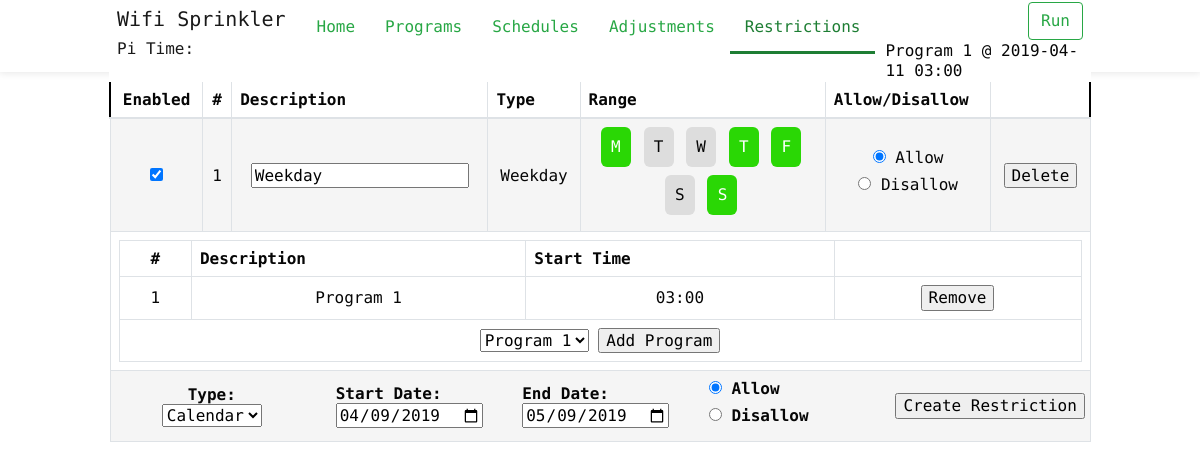
/restrictions, run on an earlier commit of the app's database.
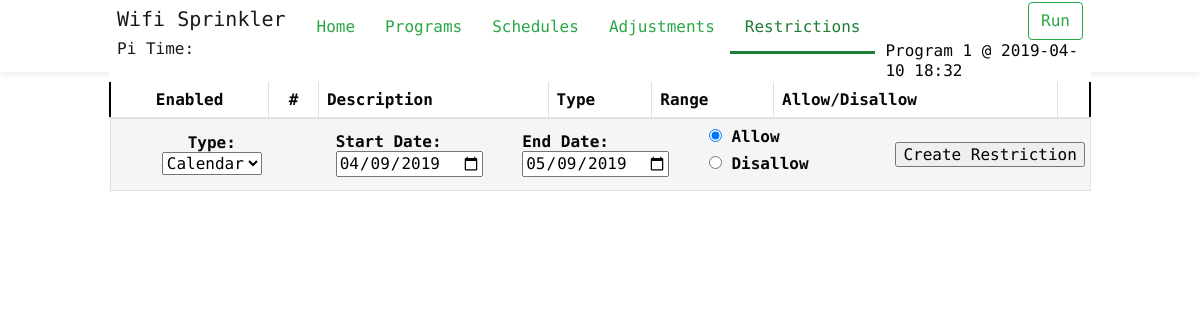
And on a later commit of the database.
### main.py (models this page shows)
class Restriction(db.Model):
	__tablename__ = 'Restriction'
	restriction_id = db.Column(db.Integer, primary_key=True)
	restriction_type = db.Column(db.String(20), unique=False, nullable=False)
	restriction_value = db.Column(db.String(20), unique=False, nullable=True)
	description = db.Column(db.String(120), unique=False, nullable=False)
	start_date = db.Column(db.DateTime, unique=False, nullable=True, default=datetime.now)
	end_date = db.Column(db.DateTime, unique=False, nullable=True, default=datetime.now)
	start_range = db.Column(db.Float, unique=False, nullable=True)
	end_range = db.Column(db.Float, unique=False, nullable=True)
	allow_disallow_indicator = db.Column(db.Boolean)
	enabled = db.Column(db.Boolean)
	program_restriction = db.relationship('Program_Restriction', backref='restriction', cascade="all, delete-orphan")

class Program_Restriction(db.Model):
	__tablename__ = 'Program_Restriction'
	__table_args__ = (
		PrimaryKeyConstraint('program_id', 'restriction_id'),
	)
	program_id = db.Column(db.Integer, db.ForeignKey("Program.program_id"), primary_key=True)
	restriction_id = db.Column(db.Integer, db.ForeignKey("Restriction.restriction_id"), primary_key=True)

class Program(db.Model):
	__tablename__ = 'Program'
	program_id = db.Column(db.Integer, primary_key=True)
	description = db.Column(db.String(120), unique=False, nullable=True)
	enabled = db.Column(db.Boolean)
	program_zones = db.relationship('Program_Zones', backref='program', cascade="all, delete-orphan")
	program_run = db.relationship('Program_Run', backref='program', cascade="all, delete-orphan")
	program_schedule = db.relationship('Program_Schedule', backref='program', cascade="all, delete-orphan")
	program_adjustment = db.relationship('Program_Adjustment', backref='program', cascade="all, delete-orphan")
	program_restriction = db.relationship('Program_Restriction', backref='program', cascade="all, delete-orphan")

### main.py (the view)
@app.route("/restrictions")
def restrictions():
	restrictions = Restriction.query.all()
	programs = Program.query.filter_by(enabled=True)
	next_progam_run = GetNextProgamRun()
	return render_template('restrictions.html', restrictions=restrictions, programs=programs, next_progam_run=next_progam_run, curent_page='Restrictions')

### main.py (called while the page is built)
def isAllowedWeekDay(Weekdays, ProgramStartDate, AllowDisallow):
	weekday = ProgramStartDate.weekday()
	weekdays = Weekdays.split(',')
	if AllowDisallow:
		return str(weekday) in weekdays
	else:
		return str(weekday) not in weekdays

@app.context_processor
def utility_processor():
	return dict(isAllowedTime=isAllowedTime )

@app.template_filter('timeformat')
def timeformat(value, format='%H:%M'):
	return value.strftime(format)

@app.template_filter('datetimeformat')
def datetimeformat(value, format='%Y-%m-%d %H:%M'):
	return value.strftime(format)

### templates/restrictions.html (shortened to what the changed rows need)
{% extends 'layout.html' %}
{% from "_macros.html" import weekday %}
{% block body %}
		<div class="container" >
			<div class="row">
				<div id="restriction_div" class="col-lg-12">
					<table class="table table-bordered dataTable" id="dataTable" cellspacing="0" width="100%">
						<thead>
							<tr role="row" style="border: 2px solid #000 !important;">
								<th class="center">Enabled</th>
								<th class="td-select center">#</th>
								<th class="td-select">Description</th>
								<th>Type</th>
								<th colspan="2">Range</th>
								<th>Allow/Disallow</th>
								<th class="center"></th>
							</tr>
						</thead>
						<tfoot>
							<tr>
								<th colspan="10" class="AddRestrictionSpan center RowEven">
									<div class="row col-lg-12" >
										<div class="col-lg-2 middle">
											Type:	<select id="select-type">
											</select>
										</div>
										<div id="start-date-div" class="col-lg-2 left">
											Start Date: <input type="date" id="start-date-input"  />
										</div>
										<div id="end-date-div" class="col-lg-2 left">
											End Date: <input type="date" id="end-date-input"  />
										</div>
										<div class="col-lg-2 left" id="radio_allow-div">
											<input type="radio" id="radio_allow" name="allow-disallow" value="Allow"  checked/>
											<label for="radio_allow">Allow</label><br>
											<input type="radio" id="radio_disallow" name="allow-disallow" value="Disallow" />
											<label for="radio_disallow">Disallow</label>
										</div>
										<div class="col-lg-2 middle">
											<input type="button" id="btn_add_restriction" value="Create Restriction" />
										</div>
									</div>
								</th>
							</tr>
						</tfoot>
						<tbody>
							{% for restriction in restrictions %}
							<tr role="row" class="RowEven" style="border-top: 2px solid #000;">
								<td class="RestrictionEnableSpan">
									{% if restriction.enabled %}
									<input type="checkbox" id="chk_{{restriction.restriction_id}}" name="chk_{{restriction.restriction_id}}" checked>
									{% else %}
									<input type="checkbox" id="chk_{{restriction.restriction_id}}" name="chk_{{restriction.restriction_id}}">
									{% endif %}
						      </td>
						      <td class="td-select">{{ restriction.restriction_id }}</td>
								<td class="RestrictionDescriptionSpan td-select">
									<input type="text" id="desc_{{ restriction.restriction_id }}" value="{{ restriction.description }}" {{'' if restriction.enabled else 'disabled'}} >
								</td>
						      <td class="td-select">{{ restriction.restriction_type }}</td>
								{% if restriction.restriction_type=='Weekday' %}
								<td colspan="2" class="RestrictionValue">
									{{ weekday(restriction.restriction_id, restriction.restriction_value, restriction.enabled) }}
								</td>
								{% endif %}
								<td class="RestrictionAllowDisAllow">
									<input type="radio" id="radio-allow_{{restriction.restriction_id}}" name="allow-disallow_{{restriction.restriction_id}}" value="Allow" {{'' if not restriction.allow_disallow_indicator else 'checked'}} {{'' if restriction.enabled else 'disabled'}}/>
									<label for="radio_allow">Allow</label><br>
									<input type="radio" id="radio-disallow_{{restriction.restriction_id}}" name="allow-disallow_{{restriction.restriction_id}}" value="Disallow" {{'' if restriction.allow_disallow_indicator else 'checked'}} {{'' if restriction.enabled else 'disabled'}}/>
									<label for="radio_disallow">Disallow</label>
								</td>
								<td class="RestrictionDeleteSpan">
									<input type="button" id="delete_{{ restriction.restriction_id }}" value="Delete" />
								</td>
							</tr>
							<tr>
								<td colspan="8">
									<table class="table table-bordered dataTable" id="table_{{restriction.restriction_id}}" cellspacing="0" width="100%" style="margin-bottom: 0px;">
										<tr role="row">
											<th class="center">#</th>
											<th>Description</th>
											<th>Start Time</th>
											<th></th>
										</tr>
										<tfoot>
											<tr>
												<th colspan="5" class="center ProgramAddSpan">
													<select id="select-program_{{restriction.restriction_id}}">
													{% for program in programs %}
													<option value="{{ program.program_id }}">{{ program.description }}</option>
													{% endfor %}
													</select>
													<input type="button" id="btn-program-add_{{restriction.restriction_id}}" value="Add Program" />
												</th>
											</tr>
										</tfoot>
										{% for program in restriction.program_restriction %}
											{% if loop.index % 2 == 0 %}
											<tr role="row" class="RowEven">
											{% else %}
											<tr role="row" class="RowOdd">
											{% endif %}
											<td>{{ program.program_id }}</td>
											<td>{{ program.program.description }}</td>
											<td class="ProgramStartTimeSpan">
												{% for run_time in program.program.program_run %}
													<div>
													{% if restriction.restriction_type=='Time' %}
														<span id="run_time" class="{{ 'green' if isAllowedTime(restriction.start_date, restriction.end_date, run_time.start_time, restriction.allow_disallow_indicator ) else 'red'}}">{{ run_time.start_time|timeformat }}</span>
													{% else %}
														<span id="run_time">{{ run_time.start_time|timeformat }}</span>
													{% endif %}
												{% endfor %}
											</td>
											<td class="ProgramDeleteSpan">
												<input type="button" id="remove_{{ program.program_id }}" value="Remove" style="min-width: 50px;"/>
											</td>
										</tr>
										{% endfor %}
									</table>
								</td>
							</tr>
						  {% endfor %}
						</tbody>
					</table>
				</div>
			</div>
		</div>
	</body>
</html>
{% endblock %}

### templates/layout.html (shortened to what this page needs)
<!doctype html>
<html lang="">
	<head>
		<link rel="stylesheet" href="{{ url_for('static', filename='css/bootstrap.min.css') }}">
		<link rel="stylesheet" href="{{ url_for('static', filename='css/wifi-sprinkler.css') }}">
		<link rel="stylesheet" href="//code.jquery.com/ui/1.12.1/themes/base/jquery-ui.css">
	</head>
	<body class="home with-promo">
		<header class="fixed-top">
			<div class="headerLightBox">
				<div class="container" >
					<nav class="navbar navbar-toggleable-md navbar-light">
						<div class="logo">
							<a class="navbar-brand" href="/">
								<h5>Wifi Sprinkler</h6>
								<h6>Pi Time: <Pi Time: <span id='time_value' class="label" ></h6>
							</a>
						</div>
						<div class="navigation">
							<ul class="nav navbar-left">
								<li class="nav-item {{'active' if curent_page=='Home'}} tf-menu">
									<a class="nav-link" href="/">Home</a>
								</li>
								<li class="nav-item {{'active' if curent_page=='Programs'}} tf-menu">
									<a class="nav-link" href="/programs">Programs</a>
								</li>
								<li class="nav-item {{'active' if curent_page=='Schedules'}} tf-menu">
									<a class="nav-link" href="/schedules">Schedules</a>
								</li>
								<li class="nav-item {{'active' if curent_page=='Adjustments'}} tf-menu">
									<a class="nav-link" href="/adjustments">Adjustments</a>
								</li>
								<li class="nav-item {{'active' if curent_page=='Restrictions'}} tf-menu">
									<a class="nav-link" href="/restrictions">Restrictions</a>
								</li>
							</ul>
							<ul class="nav navbar-right justify-content-end">
								<li>
									<button class="btn btn-outline-success my-2 my-sm-0 start_stop_btn" type="button" id="">Run</button>
								</li>
								{% if next_progam_run.program is not none %}
								<li>
									<div style="padding-left: 10px;">
										<span class="middle">
										{{next_progam_run.program}}{{' @ ' + next_progam_run.run_datetime|datetimeformat if next_progam_run.program_id != 0 else ''}}
									</span>
									</div>
								</li>
								{% endif %}
							</ul>
						</div>
					</nav>
				</div>
			</div>
		</header>
		{% block body %}{% endblock %}

### templates/_macros.html (shortened to what this page needs)
{% macro weekday(id, value, enabled=True) %}
<div class="weekDays-selector" id ="weekdays_{{ id }}">
	{% set weekdayList = ['Mon', 'Tue', 'Wed', 'Thr', 'Fri', 'Sat', 'Sun'] %}
	{% for n in [0, 1, 2, 3, 4, 5, 6] %}
		<label for="weekday-{{weekdayList[n]}}_{{id}}">{{weekdayList[n]|first}}</label>
	{% endfor %}
{% endmacro %}

What changed in the data, as far as the page shows it:
removed Restriction: restriction_id "1", description "Weekday", restriction_type "Weekday", weekdayList "M" "T" "W" "T" "F" "S" "S"
removed Program_Restriction: program_id "1", program.description "Program 1", start_time "03:00"
Also different on the page:
text no longer shown: "@ 2019-04-11 03:00"
text now shown: "@ 2019-04-10 18:32"
